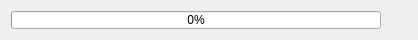
<?xml version="1.0" encoding="UTF-8"?>
<ui version="4.0">
 <class>UiProgressWidget</class>
 <widget class="QWidget" name="UiProgressWidget">
  <property name="geometry">
   <rect>
    <x>0</x>
    <y>0</y>
    <width>418</width>
    <height>40</height>
   </rect>
  </property>
  <property name="minimumSize">
   <size>
    <width>0</width>
    <height>40</height>
   </size>
  </property>
  <property name="windowTitle">
   <string>Form</string>
  </property>
  <layout class="QHBoxLayout" name="horizontalLayout">
   <item>
    <widget class="QProgressBar" name="progressBar">
     <property name="maximumSize">
      <size>
       <width>16777215</width>
       <height>18</height>
      </size>
     </property>
     <property name="value">
      <number>0</number>
     </property>
     <property name="textVisible">
      <bool>true</bool>
     </property>
     <property name="invertedAppearance">
      <bool>false</bool>
     </property>
     <property name="textDirection">
      <enum>QProgressBar::TopToBottom</enum>
     </property>
     <property name="format">
      <string>%p%</string>
     </property>
    </widget>
   </item>
   <item>
    <widget class="QLabel" name="labelSpeed">
     <property name="text">
      <string/>
     </property>
    </widget>
   </item>
   <item>
    <widget class="QLabel" name="labelTime">
     <property name="text">
      <string/>
     </property>
    </widget>
   </item>
  </layout>
 </widget>
 <resources/>
 <connections/>
</ui>
